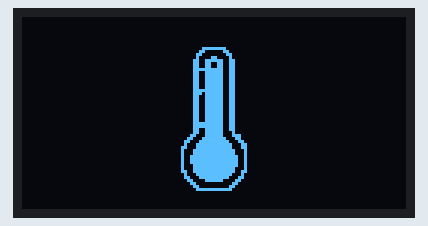
Simulated run of this sketch. Board: Arduino Uno, built with avr-gcc and run on an emulated ATmega328P. On the bench: 128×64 one-colour display.

Above: at 0.1 s.

The sketch:

temp_alta.ino
```cpp
#include <Wire.h>      // libreria para bus I2C
#include <Adafruit_GFX.h>   // libreria para pantallas graficas
#include <Adafruit_SSD1306.h>   // libreria para controlador SSD1306

#define ANCHO 128     // reemplaza ocurrencia de ANCHO por 128
#define ALTO 64       // reemplaza ocurrencia de ALTO por 64

#define OLED_RESET 4      // necesario por la libreria pero no usado
Adafruit_SSD1306 oled(ANCHO, ALTO, &Wire, OLED_RESET);  // crea objeto

static const unsigned char PROGMEM logoBmp[] =

{
0x01, 0xfe, 0x00, 0x03, 0x03, 0x00, 0x06, 0x01, 0x80, 0x04, 0x30, 0x80, 0x0c, 0xfc, 0xc0, 0x0c,
  0xcc, 0xc0, 0x0c, 0xcc, 0xc0, 0x0f, 0xfc, 0xc0, 0x0c, 0xfc, 0xc0, 0x0c, 0xfc, 0xc0, 0x0c, 0xfc,
  0xc0, 0x0c, 0xfc, 0xc0, 0x0c, 0xfc, 0xc0, 0x0c, 0xfc, 0xc0, 0x0f, 0xfc, 0xc0, 0x0e, 0xfc, 0xc0,
  0x0c, 0xfc, 0xc0, 0x0c, 0xfc, 0xc0, 0x0c, 0xfc, 0xc0, 0x0c, 0xfc, 0xc0, 0x0c, 0xfc, 0xc0, 0x0c,
  0xfc, 0xc0, 0x0c, 0xfc, 0xc0, 0x0c, 0xfc, 0xc0, 0x0c, 0xfc, 0xc0, 0x0f, 0xfc, 0xc0, 0x0f, 0xfc,
  0xc0, 0x0c, 0xfc, 0xc0, 0x0c, 0xfc, 0x40, 0x18, 0xfc, 0x70, 0x31, 0xfe, 0x30, 0x63, 0xff, 0x18,
  0x47, 0xff, 0x8c, 0xc7, 0xff, 0x8c, 0x8f, 0xff, 0xc4, 0x8f, 0xff, 0xc4, 0x9f, 0xff, 0xe4, 0x9f,
  0xff, 0xe4, 0x9f, 0xff, 0xe4, 0x8f, 0xff, 0xe4, 0x8f, 0xff, 0xc4, 0xcf, 0xff, 0xcc, 0x47, 0xff,
  0x88, 0x63, 0xff, 0x18, 0x30, 0xfc, 0x30, 0x18, 0x00, 0x60, 0x0c, 0x00, 0xc0, 0x07, 0xff, 0x80,
  0x00, 0x00, 0x00, 0x00, 0x00, 0x00
};


void setup() {
  Wire.begin();         // inicializa bus I2C
  oled.begin(SSD1306_SWITCHCAPVCC, 0x3C); // inicializa pantalla con direccion 0x3C
}

void loop() {
  oled.clearDisplay();      // limpia pantalla
  oled.drawBitmap(53, 10, logoBmp, 22, 50, WHITE);
  oled.display();     // muestra en pantalla todo lo establecido anteriormente
  delay(5000);
}
```
